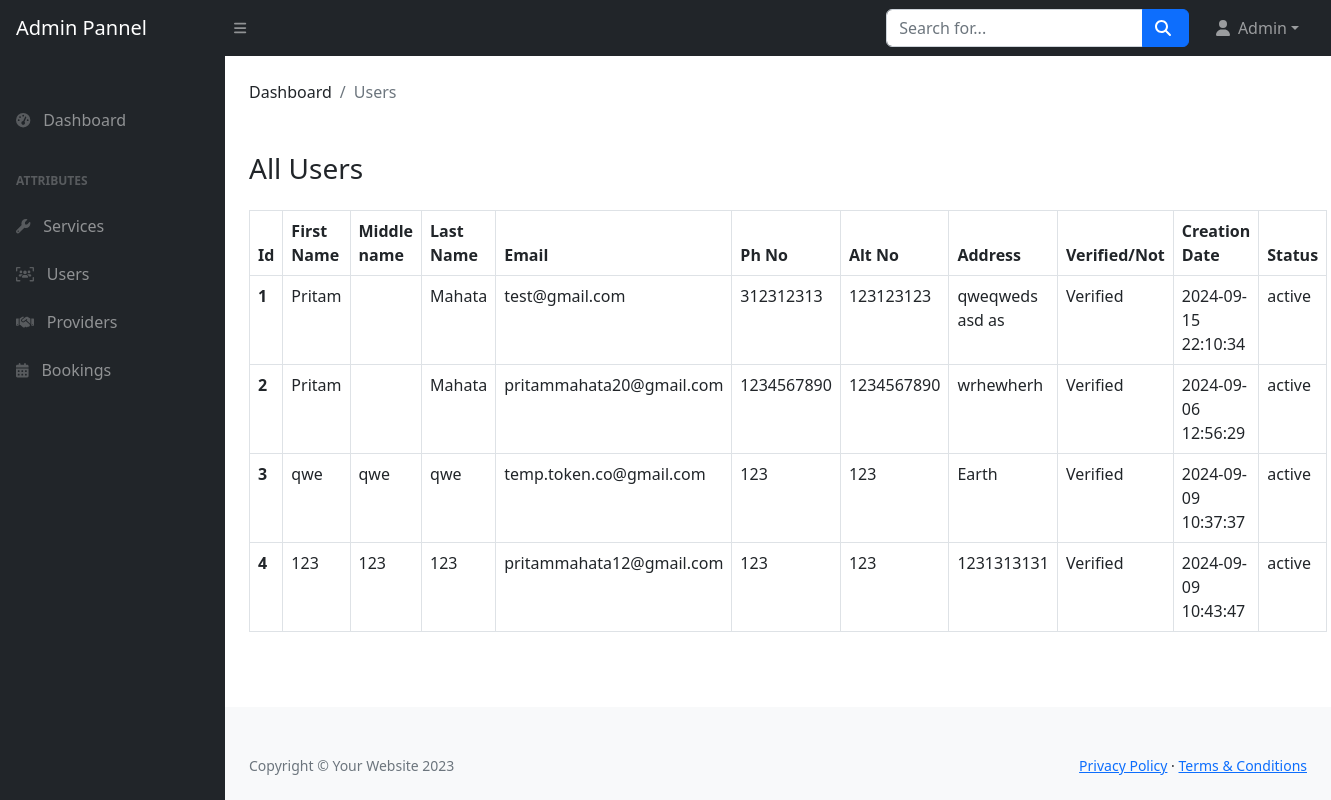
The page /admin/users.php (signed in) on the database as committed earlier.
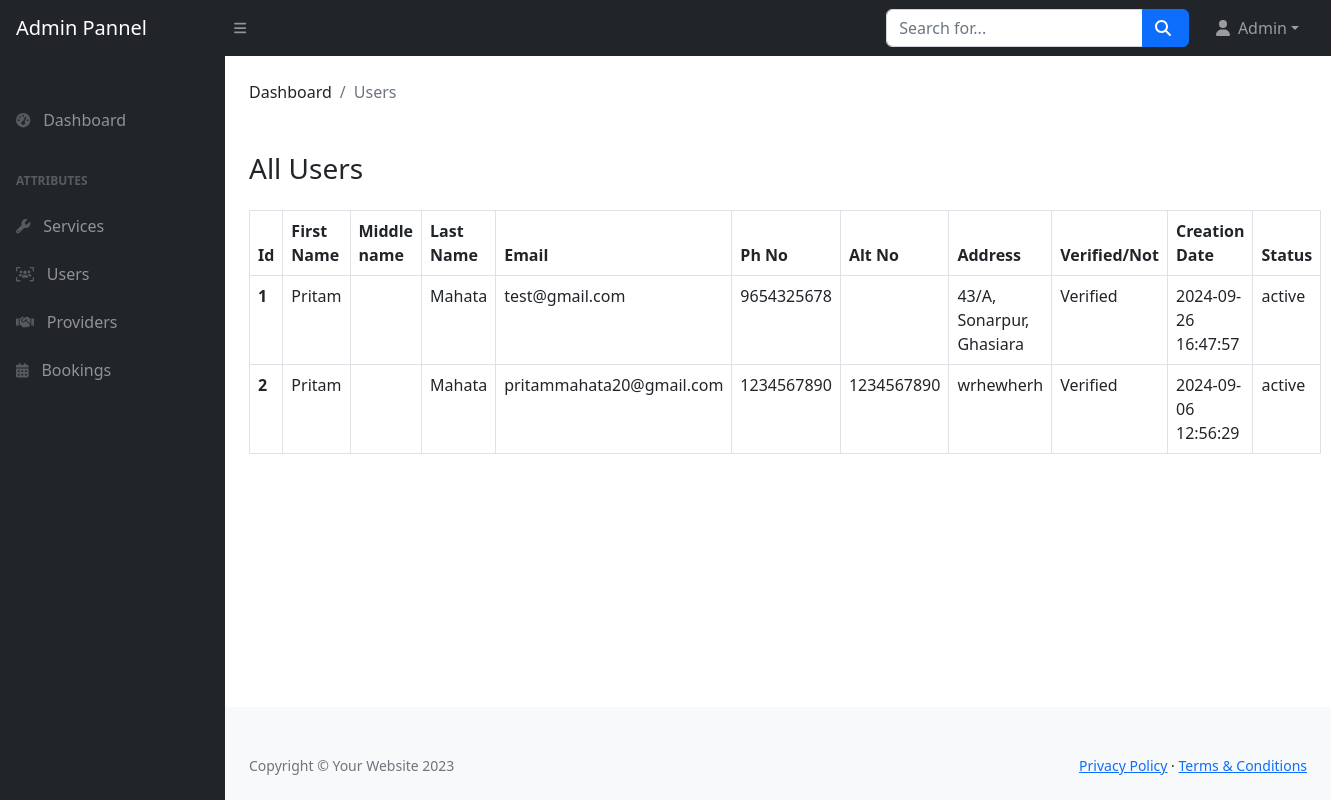
The same page on the database as committed later.
### tables this page shows
CREATE TABLE `users` (
  `uid` int(11) NOT NULL,
  `fname` varchar(255) NOT NULL,
  `mname` varchar(255) DEFAULT NULL,
  `lname` varchar(255) NOT NULL,
  `email` varchar(255) NOT NULL,
  `password` varchar(255) NOT NULL,
  `con_num` bigint(20) NOT NULL,
  `alt_num` bigint(20) DEFAULT NULL,
  `address` varchar(255) NOT NULL,
  `isverified` int(10) NOT NULL DEFAULT 0,
  `is_deleted` tinyint(1) DEFAULT 0,
  `ucreate` timestamp NOT NULL DEFAULT current_timestamp() ON UPDATE current_timestamp(),
  `v_code` varchar(255) NOT NULL
);

### admin/users.php (the view)
<?php require("./components/header.php") ?>
<main>
    <div class="container-fluid px-4">
        <ol class="breadcrumb mb-4">
            <li class="breadcrumb-item">Dashboard</li>
            <li class="breadcrumb-item active">Users</li>
        </ol>
    </div>
    <div class="container-fluid px-4">
        <h3 class="mb-0">All Users</h3>
        <table class="table table-bordered table-hover">
            <thead>
                <tr>
                    <th scope="col">Id</th>
                    <th scope="col">First Name</th>
                    <th scope="col">Middle name</th>
                    <th scope="col">Last Name</th>
                    <th scope="col">Email</th>
                    <th scope="col">Ph No</th>
                    <th scope="col">Alt No</th>
                    <th scope="col">Address</th>
                    <th scope="col">Verified/Not</th>
                    <th scope="col">Creation Date</th>
                    <th scope="col">Status</th>
                </tr>
            </thead>
            <tbody>
                <?php
                $sql = "SELECT * FROM users;";
                $result = mysqli_query($conn, $sql) or die(mysqli_error($conn));
                if (mysqli_num_rows($result) > 0) {
                    while ($row = mysqli_fetch_assoc($result)) { ?>
                        <tr>
                            <th><?php echo $row['uid'] ?></th>
                            <td><?php echo $row['fname'] ?></td>
                            <td><?php echo $row['mname'] ?></td>
                            <td><?php echo $row['lname'] ?></td>
                            <td><?php echo $row['email'] ?></td>
                            <td><?php echo $row['con_num'] ?></td>
                            <td><?php echo $row['alt_num'] ?></td>
                            <td><?php echo $row['address'] ?></td>
                            <td><?php
                                if ((int) $row['isverified'] == 1) {
                                    echo "Verified";
                                } else {
                                    echo "Not Verified";
                                }
                                ?>
                            </td>
                            <td><?php echo $row['ucreate'] ?></td>
                            <td><?php
                                if ((int) $row['is_deleted'] == 1) {
                                    echo "Deactive";
                                } else {
                                    echo "active";
                                }
                                ?></td>
                        </tr>
                <?php
                    }
                } else {
                    echo "No record found";
                }
                ?>
            </tbody>
        </table>
    </div>
</main>
<?php require('./components/footer.php') ?>

### admin/components/header.php (shortened to what this page needs)
<!DOCTYPE html>
<html lang="en">
<head>
    <link href="https://cdn.jsdelivr.net/npm/bootstrap@5.3.3/dist/css/bootstrap.min.css" rel="stylesheet">
    <link href="css/styles.css" rel="stylesheet" />
</head>
<body class="sb-nav-fixed">
    <nav class="sb-topnav navbar navbar-expand navbar-dark bg-dark">
        <a class="navbar-brand ps-3" href="index.html">Admin Pannel</a>
        <button class="btn btn-link btn-sm order-1 order-lg-0 me-4 me-lg-0" id="sidebarToggle" href="#!"><i class="fas fa-bars"></i></button>
        <form class="d-none d-md-inline-block form-inline ms-auto me-0 me-md-3 my-2 my-md-0">
            <div class="input-group">
                <input class="form-control" type="text" placeholder="Search for..." aria-label="Search for..." aria-describedby="btnNavbarSearch" />
                <button class="btn btn-primary" id="btnNavbarSearch" type="button"><i class="fas fa-search"></i></button>
            </div>
        </form>
        <ul class="navbar-nav ms-auto ms-md-0 me-3 me-lg-4">
            <li class="nav-item dropdown">
                <a class="nav-link dropdown-toggle" id="navbarDropdown" href="#" role="button" data-bs-toggle="dropdown" aria-expanded="false"><i class="fas fa-user fa-fw"></i><?php echo $_SESSION['a_info']['aname'] ?></a>
            </li>
        </ul>
    </nav>
    <div id="layoutSidenav">
        <div id="layoutSidenav_nav">
            <nav class="sb-sidenav accordion sb-sidenav-dark" id="sidenavAccordion">
                <div class="sb-sidenav-menu">
                    <div class="nav">
                        <div class="sb-sidenav-menu-heading"></div>
                        <a class="nav-link" href="index.php">
                            <div class="sb-nav-link-icon"><i class="fas fa-tachometer-alt"></i></div>
                            Dashboard
                        </a>
                        <div class="sb-sidenav-menu-heading">Attributes</div>
                        <a class="nav-link" href="services.php">
                            <div class="sb-nav-link-icon"><i class="fa-solid fa-wrench"></i></div>
                            Services
                        </a>
                        <a class="nav-link" href="users.php">
                            <div class="sb-nav-link-icon"><i class="fa-solid fa-users-viewfinder"></i></div>
                            Users
                        </a>
                        <a class="nav-link" href="providers.php">
                            <div class="sb-nav-link-icon"><i class="fa-solid fa-handshake"></i></div>
                            Providers
                        </a>
                        <a class="nav-link" href="booking.php">
                            <div class="sb-nav-link-icon"><i class="fa-solid fa-calendar-days"></i></div>
                            Bookings
                        </a>
                    </div>
                </div>
            </nav>
        </div>
        <div id="layoutSidenav_content">

### admin/components/footer.php (shortened to what this page needs)
<footer class="py-4 bg-light mt-auto">
    <div class="container-fluid px-4">
        <div class="d-flex align-items-center justify-content-between small">
            <div class="text-muted">Copyright &copy; Your Website 2023</div>
            <div>
                <a href="#">Privacy Policy</a>
                &middot;
                <a href="#">Terms &amp; Conditions</a>
            </div>
        </div>
    </div>
</footer>
</div>
</div>
</body>
</html>

Rows that differ between the two databases and show on the page:
removed users: uid "3", fname "qwe", mname "qwe", lname "qwe", email "temp.token.co@gmail.com", con_num "123", alt_num "123", address "Earth", isverified "Verified", ucreate "2024-09-09 10:37:37", is_deleted "active"
removed users: uid "4", fname "123", mname "123", lname "123", email "pritammahata12@gmail.com", con_num "123", alt_num "123", address "1231313131", isverified "Verified", ucreate "2024-09-09 10:43:47", is_deleted "active"
changed users "test@gmail.com": con_num "312312313" → "9654325678"; address "qweqweds asd as" → "43/A, Sonarpur, Ghasiara"; ucreate "2024-09-15 22:10:34" → "2024-09-26 16:47:57"; alt_num "123123123" → (not shown)
